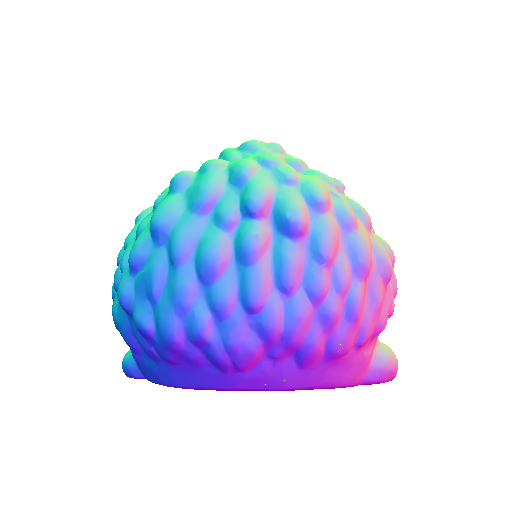
#> input picture mvss-stage23/code/dtu/hedgehog/normal/0000.png, 512 x 512 px, found by its file name; its folder holds 4 pictures in this run
$ python get_mask_for_nersp.py
#> lines starting #> are read from the running program, lines starting #| are printed output that depends on the picture; after the words box and inside, x2 and y2 are one past the last pixel; in counts of white or black regions, pixels touching at a corner belong together
import os
from PIL import Image
import numpy as np
"""
    处理合成数据集， 生成mask
"""


if __name__ == '__main__':
    workdir = "D:\Desktop\读研笔记\MVSS\dtu/david/normal/"
    savepath = "D:\Desktop\读研笔记\MVSS\dtu/david/masks/"

    if not os.path.exists(savepath):
        os.makedirs(savepath)

    list = os.listdir(workdir)
    for name in list:
        img = np.array(Image.open(workdir + name))
#> img is the input picture: shape (512, 512, 4); mean R, G, B, A 127, 128.6, 147.5, 55.3
        mask = np.zeros_like(img[:,:,0])
        for i in range(img.shape[0]):
            for j in range(img.shape[1]):
                if (img[i,j] != (127,127,127,0)).any():
                    mask[i,j] = 255
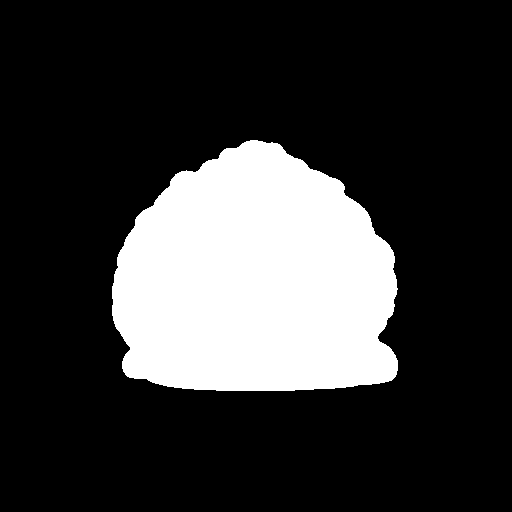
#> mask: shape (512, 512); 21.7% white; 1 white region, box (x1, y1, x2, y2) and area: (112, 140, 398, 391) 56868
        m = Image.fromarray(mask)
        m.save(savepath + name)
#> pass 2 of the loop `for name in list:`:
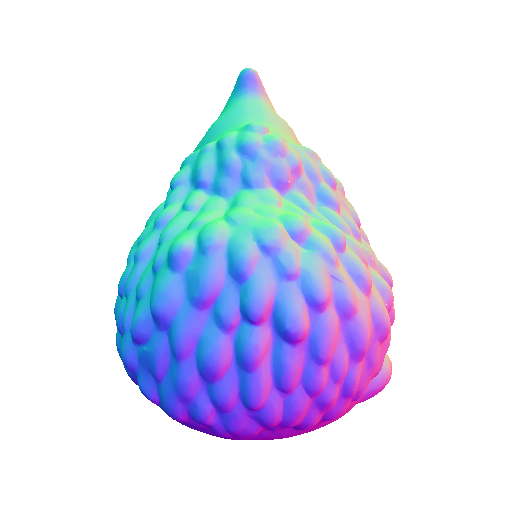
#> input picture mvss-stage23/code/dtu/hedgehog/normal/0002.png, 512 x 512 px, found by its file name
#> img is the input picture: shape (512, 512, 4); mean R, G, B, A 127.1, 131, 151.1, 67.3
#> after the loop `for i in range(img.shape[0]):`:
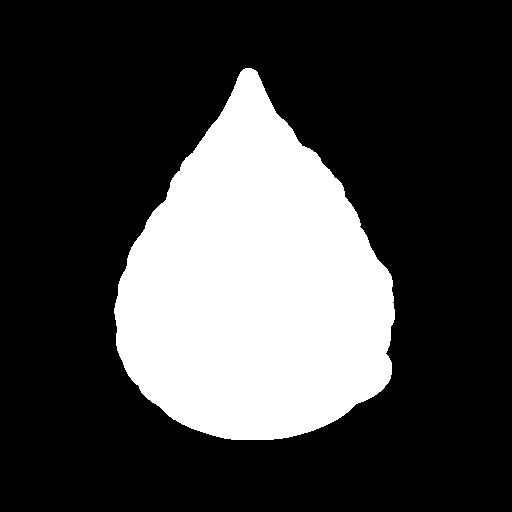
#> mask: shape (512, 512); 26.4% white; 1 white region, box (x1, y1, x2, y2) and area: (114, 68, 395, 440) 69173
#> pass 3 of the loop `for name in list:`:
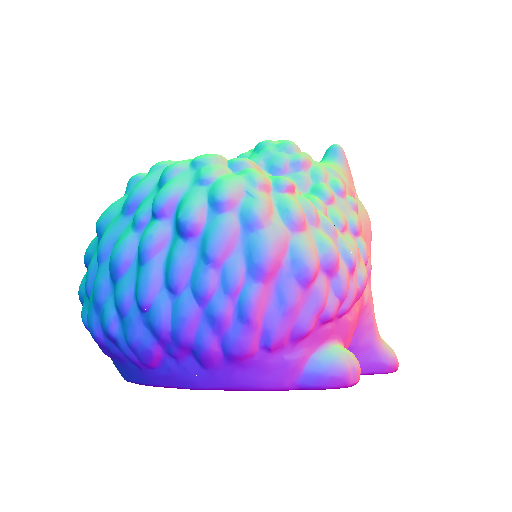
#> input picture mvss-stage23/code/dtu/hedgehog/normal/0004.png, 512 x 512 px, found by its file name
#> img is the input picture: shape (512, 512, 4); mean R, G, B, A 129.2, 130.2, 149.1, 61.4
#> after the loop `for i in range(img.shape[0]):`:
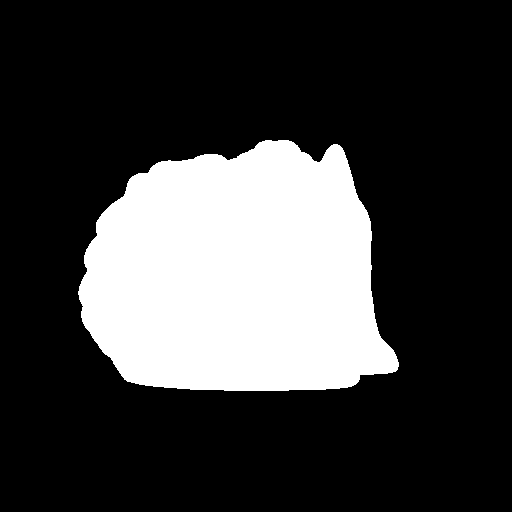
#> mask: shape (512, 512); 24.1% white; 1 white region, box (x1, y1, x2, y2) and area: (78, 140, 399, 391) 63089
#> the loop made 4 passes; the first 3 are shown
